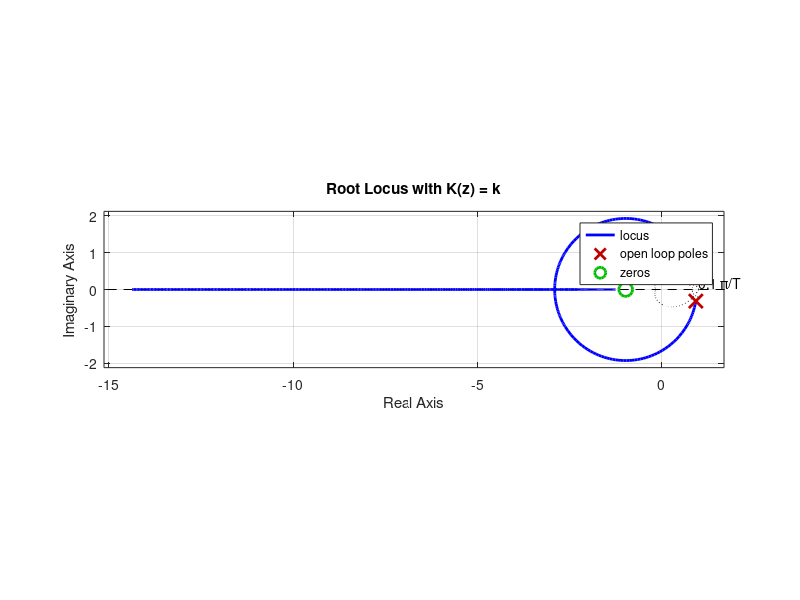
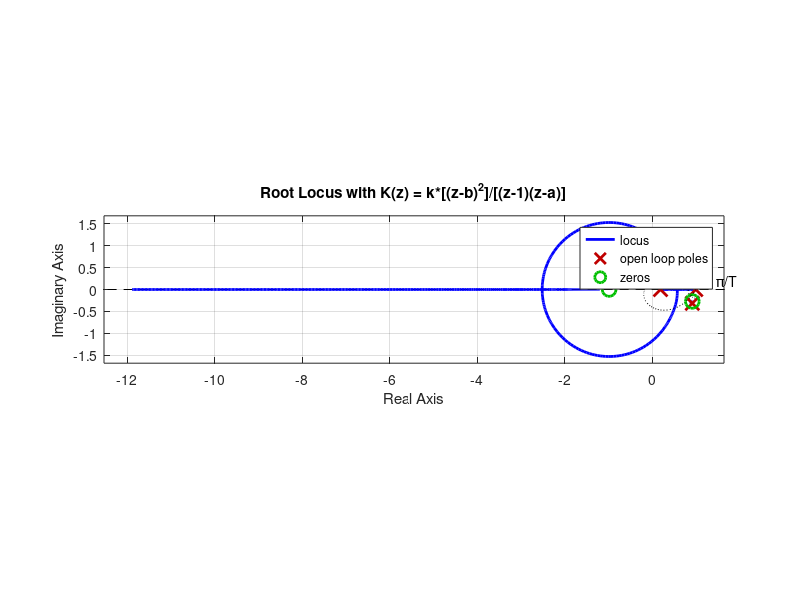
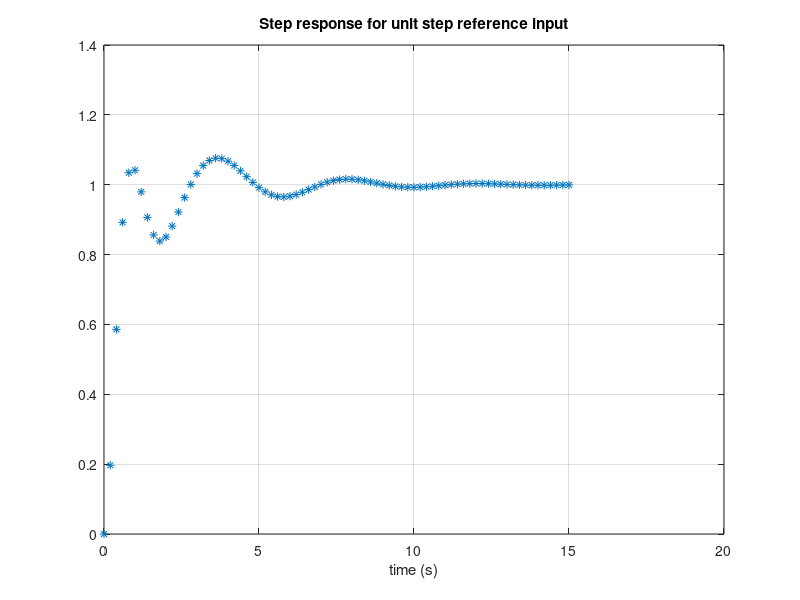

MATLAB code to generate these figures, in order: (Note: this script raises an error after producing the figures.)
clear; clc; close all;

%% Design specifications
zeta = 0.5;    %damping ratio, zeta >= 0.46 (option by ourselves)
ts = 15;
tr = 2;    %tr = 1.8/wn, wn >= 0.9
wn = 1;    %zeta*wn >= 0.306 (option by ourselves)
T = 0.2;    %T = tr/10##########A1

%% Pitch Channel
% G_p,zeta(s) transfer function
num_p = [37.2021];
den_p = [1 0.2830 2.7452];
Gs_p = tf(num_p, den_p)    %transfer function of Gs**********Q2
Gs_poles_p = pole(Gs_p)    %poles of Gs**********Q2

% Zero-order-hold discrete equivalent, Gz transfer function
Gz_p = c2d(Gs_p, T)    %transfer function of Gz##########A2
Gz_zeros_p = zero(Gz_p)    %zeros of Gz##########A2
Gz_poles_p = pole(Gz_p)    %poles of Gz##########A2

% Desired locations of dominant closed-loop poles
disp('Desired pole in s-domain');
s_d = -zeta*wn + wn*sqrt(1 - zeta.^2)*i    %desired poles of s-domain##########A3
disp('Desired pole in z-domain');
z_d = exp(s_d*T)    %desired poles of s-domain##########A3

% Plot with K(z) = k (doesn't work)
figure(1)
rlocus(Gz_p)
title('Root Locus with K(z) = k')
zgrid(zeta, wn*T)
axis equal

% controlSystemDesigner(Gz_p);

% z = 0.8913 + 0.1559i;
% gn = rad2deg( angle( z + 0.9812));
% gd = rad2deg( angle( z - 0.9196 - 0.3152i)) + rad2deg( angle( z - 0.9196 + 0.3152i));
% kn = rad2deg( angle( z - 0.9199 - 0.2727i)) + rad2deg( angle( z - 0.9199 + 0.2727i));
% kd = rad2deg( angle( z - 1));
% theta = 180 + gn - gd - kd + kn
% a = real(z) - imag(z)/tan(theta*pi/180)    %theta<90
% % a = real(z) - imag(z)*tan((theta-90)*pi/180)    %theta>90
% upm = abs(z - 0.9199 - 0.2727i) * abs(z - 0.9199 + 0.2727i) * 0.7236 * abs(z + 0.9812);
% downm = abs(z - 1) * abs(z - a) * abs(z - 0.9196 - 0.3152i) * abs(z - 0.9196 + 0.3152i);
% k = downm/upm

k_p = 0.272;
Kz_p = tf(k_p*[1 -1.8398 0.9206], [1 -1.1929 0.1929], T)    %transfer function of Kz##########A4
Kz_zeros_p = zero(Kz_p)    %zeros of Kz##########A4
Kz_poles_p = pole(Kz_p)    %poles of Kz##########A4
Gol_p = series(Kz_p, Gz_p);
figure(2)
rlocus(Gol_p)
title('Root Locus with K(z) = k*[(z-b)^2]/[(z-1)(z-a)]')
zgrid(zeta, wn*T)
axis equal

% Closed-loop system
Gcl_p = feedback(Gol_p, 1)    %transfer function of G_cl##########A4
Gcl_zeros_p = zero(Gcl_p)    %zeros of Gcl##########A4
Gcl_poles_p = pole(Gcl_p)    %poles of Gcl##########A4

% Step response to unit step reference input
tfinal = 15;
Rz_p = tf([1 0], [1 -1], T);
[y,t] = step(Gcl_p, tfinal);
figure(3)
plot(t,y,'*')
grid
xlabel('time (s)')
title('Step response for unit step reference input')    %plot of input##########A5
stepinfo(Gcl_p)    %design specs##########A7

% Step response to unit step disturbance
tfinal_D = 20;
Dz_p = tf([1 0], [1 -1], T);
%Gcl_D = Gcl/Kz;
Gcl_D_p = feedback(Gz_p, Kz_p);
[y,t] = step(Gcl_D_p, tfinal_D);
figure(4)
plot(t,y,'*')
grid
xlabel('time (s)')
title('Step response for unit step disturbance')    %plot of disturbance##########A6
stepinfo(Gcl_D_p)    %design specs##########A7

% Motor voltage to step reference input
Gcl_M = Gcl_p/Gz_p;
[y,t] = step(Gcl_M, tfinal);
figure(5)
plot(t,y,'*')
grid
xlabel('time (s)')
title('Motor voltage for step reference input')    %plot of motor voltage##########A8

%% Yaw Channel
% G_y,zeta(s) transfer function
num_y = [7.461];
den_y = [1 0.2701 0];
Gs_y = tf(num_y, den_y)    %transfer function of Gs**********Q2
Gs_poles_y = pole(Gs_y)    %poles of Gs**********Q2

% Zero-order-hold discrete equivalent, Gz transfer function
Gz_y = c2d(Gs_y, T)    %transfer function of Gz##########A2
Gz_zeros_y = zero(Gz_y)    %zeros of Gz##########A2
Gz_poles_y = pole(Gz_y)    %poles of Gz##########A2

% Desired locations of dominant closed-loop poles
disp('Desired pole in s-domain');
s_d = -zeta*wn + wn*sqrt(1 - zeta.^2)*i    %desired poles of s-domain##########A3
disp('Desired pole in z-domain');
z_d = exp(s_d*T)    %desired poles of s-domain##########A3

% Plot with K(z) = k (doesn't work)
figure(6)
rlocus(Gz_y)
title('Root Locus with K(z) = k')
zgrid(zeta, wn*T)
axis equal

% controlSystemDesigner(Gz_y);

% z = 0.8913 + 0.1559i;
% gn = rad2deg( angle( z + 0.9822));
% gd = rad2deg( angle( z - 1)) + rad2deg( angle( z - 0.9474));
% kn = rad2deg( angle( z - 0.9352 - 0.0693i)) + rad2deg( angle( z - 0.9352 + 0.0693i));
% kd = rad2deg( angle( z - 1));
% theta = 180 + gn - gd - kd + kn
% a = real(z) - imag(z)/tan(theta*pi/180)    %theta<90
% % a = real(z) - imag(z)*tan((theta-90)*pi/180)    %theta>90
% upm = abs(z - 0.9352 - 0.0693i) * abs(z - 0.9352 + 0.0693i) * 0.1466 * abs(z + 0.9822);
% downm = abs(z - 1) * abs(z - a) * abs(z - 1) * abs(z - 0.9474);
% k = downm/upm

k_y = 2.58;
Kz_y = tf(k_y*[1 -1.8704 0.8794], [1 -0.8014 -0.1986], T)    %transfer function of Kz##########A4
Kz_zeros_y = zero(Kz_y)    %zeros of Kz##########A4
Kz_poles_y = pole(Kz_y)    %poles of Kz##########A4
Gol_y = series(Kz_y, Gz_y);
figure(7)
rlocus(Gol_y)
title('Root Locus with K(z) = k*[(z-b)^2]/[(z-1)(z-a)]')
zgrid(zeta, wn*T)
axis equal

% Closed-loop system
Gcl_y = feedback(Gol_y, 1)    %transfer function of G_cl##########A4
Gcl_zeros_y = zero(Gcl_y)    %zeros of Gcl##########A4
Gcl_poles_y = pole(Gcl_y)    %poles of Gcl##########A4

% Step response to unit step reference input
tfinal = 15;
Rz_y = tf([1 0], [1 -1], T);
[y,t] = step(Gcl_y, tfinal);
figure(8)
plot(t,y,'*')
grid
xlabel('time (s)')
title('Step response for unit step reference input')    %plot of input##########A5
stepinfo(Gcl_y)    %design specs##########A7

% Step response to unit step disturbance
tfinal_D = 20;
Dz_y = tf([1 0], [1 -1], T);
Gcl_D_y = feedback(Gz_y, Kz_y);
[y,t] = step(Gcl_D_y, tfinal_D);
figure(9)
plot(t,y,'*')
grid
xlabel('time (s)')
title('Step response for unit step disturbance')    %plot of disturbance##########A6
stepinfo(Gcl_D_y)    %design specs##########A7

%% Coupling of pitch and yaw channels
ss(Kz_p);
ss(Kz_y);
sys_k = append(Kz_p, Kz_y);
A = [    0       1   0    0;
     -2.7451 -0.2829 0    0;
         0       0   0    1;
         0       0   0 -0.2701];
B = [   0       0  ;
     37.2021 3.5306;
        0       0  ;
      2.3892  7.461];
C = [1 0 0 0;
     0 0 1 0];
D = [0 0;
     0 0];
sys_plant = ss(A, B, C, D); 
sys_plant_d = c2d(sys_plant, T);
openloopsys_d = series(sys_k, sys_plant_d);
closeloopsys_d = feedback(openloopsys_d,eye(2));    %eye(2) generate identity matrix
figure(10)
step(closeloopsys_d)    %coupling of pitch and yaw##########B1&B2
